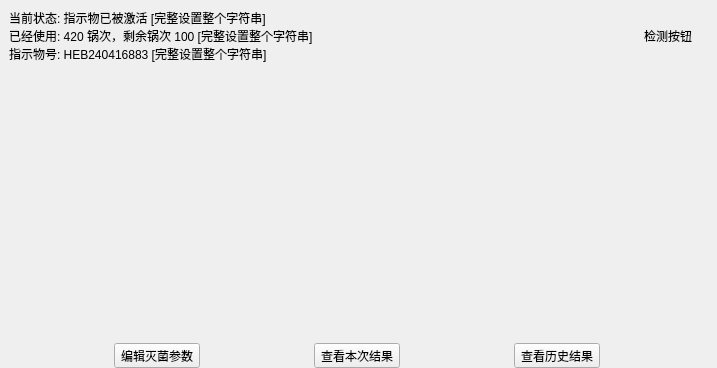
<?xml version="1.0" encoding="UTF-8"?>
<ui version="4.0">
 <class>SlotHome</class>
 <widget class="QWidget" name="SlotHome">
  <property name="geometry">
   <rect>
    <x>0</x>
    <y>0</y>
    <width>717</width>
    <height>368</height>
   </rect>
  </property>
  <property name="windowTitle">
   <string>Form</string>
  </property>
  <layout class="QGridLayout" name="gridLayout_2">
   <property name="leftMargin">
    <number>0</number>
   </property>
   <property name="topMargin">
    <number>0</number>
   </property>
   <property name="rightMargin">
    <number>0</number>
   </property>
   <property name="bottomMargin">
    <number>0</number>
   </property>
   <property name="spacing">
    <number>0</number>
   </property>
   <item row="0" column="0">
    <widget class="QWidget" name="statusWidget" native="true">
     <property name="sizePolicy">
      <sizepolicy hsizetype="Expanding" vsizetype="Preferred">
       <horstretch>0</horstretch>
       <verstretch>0</verstretch>
      </sizepolicy>
     </property>
     <layout class="QGridLayout" name="gridLayout">
      <property name="spacing">
       <number>0</number>
      </property>
      <item row="0" column="1" rowspan="3">
       <widget class="QPushButton" name="monitorButton">
        <property name="text">
         <string>检测按钮</string>
        </property>
        <property name="flat">
         <bool>true</bool>
        </property>
       </widget>
      </item>
      <item row="2" column="0">
       <widget class="QLabel" name="indicatorLabel">
        <property name="text">
         <string>指示物号: HEB240416883 [完整设置整个字符串]</string>
        </property>
       </widget>
      </item>
      <item row="0" column="0">
       <widget class="QLabel" name="currentStateLabel">
        <property name="sizePolicy">
         <sizepolicy hsizetype="Expanding" vsizetype="Preferred">
          <horstretch>0</horstretch>
          <verstretch>0</verstretch>
         </sizepolicy>
        </property>
        <property name="text">
         <string>当前状态: 指示物已被激活 [完整设置整个字符串]</string>
        </property>
       </widget>
      </item>
      <item row="1" column="0">
       <widget class="QLabel" name="usedLabel">
        <property name="text">
         <string>已经使用: 420 锅次，剩余锅次 100 [完整设置整个字符串]</string>
        </property>
       </widget>
      </item>
     </layout>
    </widget>
   </item>
   <item row="2" column="0">
    <layout class="QHBoxLayout" name="horizontalLayout">
     <property name="spacing">
      <number>0</number>
     </property>
     <item>
      <widget class="QToolButton" name="editSterilizationParamsButton">
       <property name="text">
        <string>编辑灭菌参数</string>
       </property>
       <property name="toolButtonStyle">
        <enum>Qt::ToolButtonTextUnderIcon</enum>
       </property>
       <property name="class" stdset="0">
        <string>HomeBottomButton</string>
       </property>
      </widget>
     </item>
     <item>
      <widget class="QToolButton" name="currentResultButton">
       <property name="text">
        <string>查看本次结果</string>
       </property>
       <property name="toolButtonStyle">
        <enum>Qt::ToolButtonTextUnderIcon</enum>
       </property>
       <property name="class" stdset="0">
        <string>HomeBottomButton</string>
       </property>
      </widget>
     </item>
     <item>
      <widget class="QToolButton" name="historyResultButton">
       <property name="text">
        <string>查看历史结果</string>
       </property>
       <property name="toolButtonStyle">
        <enum>Qt::ToolButtonTextUnderIcon</enum>
       </property>
       <property name="class" stdset="0">
        <string>HomeBottomButton</string>
       </property>
      </widget>
     </item>
    </layout>
   </item>
   <item row="1" column="0">
    <spacer name="verticalSpacer">
     <property name="orientation">
      <enum>Qt::Vertical</enum>
     </property>
     <property name="sizeHint" stdset="0">
      <size>
       <width>20</width>
       <height>40</height>
      </size>
     </property>
    </spacer>
   </item>
  </layout>
 </widget>
 <resources/>
 <connections/>
</ui>
